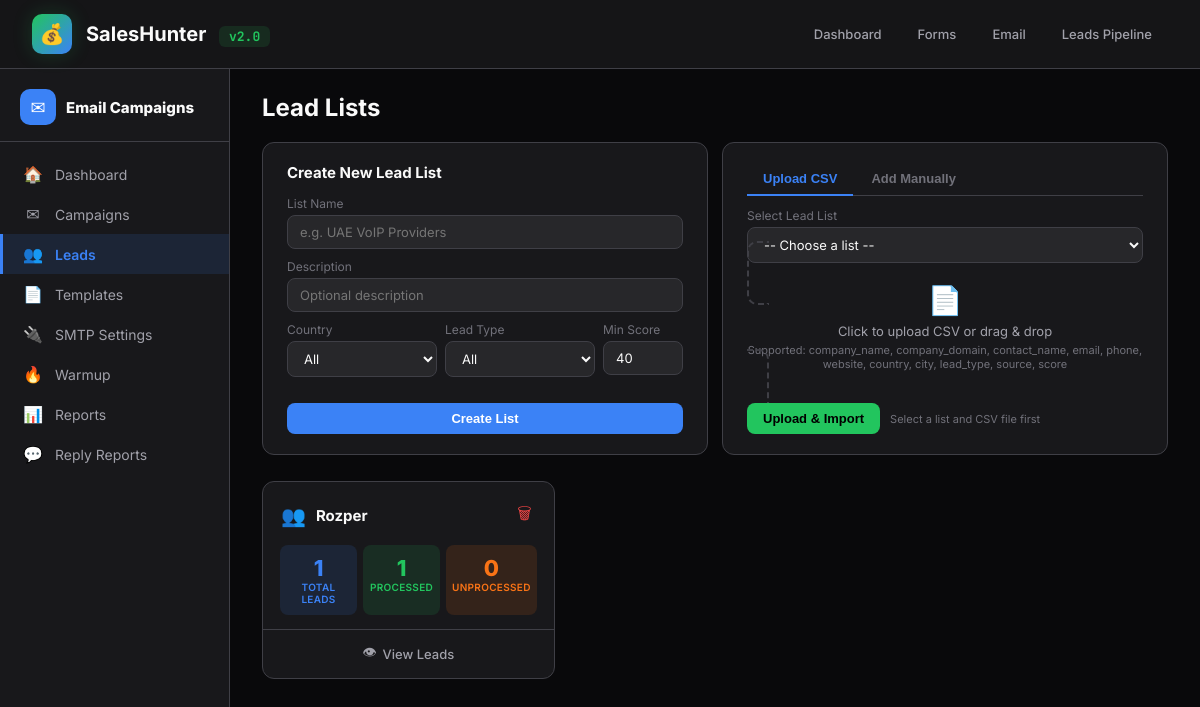
The page /email/leads/ on the database its author committed.
### leads/models.py (models this page shows, shortened)
class LeadList(models.Model):
    name = models.CharField(max_length=255)
    description = models.TextField(blank=True)
    leads = models.ManyToManyField(Lead, blank=True, related_name='lead_lists')
    created_at = models.DateTimeField(default=timezone.now)
    class Meta:
        ordering = ['-created_at']

### leads/views.py (the view, shortened to what this page needs)
# urls.py: path('email/leads/', views.email_leads, name='email_leads'),
def email_leads(request):
    lead_lists = LeadList.objects.all()
    lead_lists = lead_lists.annotate(
        total_leads=Count('leads'),
        processed=Count('leads', filter=Q(leads__email_sent=True) | Q(leads__form_filled=True)),
        unprocessed=Count('leads', filter=Q(leads__email_sent=False, leads__form_filled=False)),
    )
    countries = Lead.objects.values_list('country', flat=True).distinct().order_by('country')
    context = {
        'active_tab': 'leads',
        'lead_lists': lead_lists,
        'countries': countries,
        'lead_types': LeadType.choices,
        'sources': LeadSource.choices,
    }
    return render(request, 'leads/email/leads.html', context)

### leads/context_processors.py (called while the page is built)
def recent_sessions(request):
    return {
        'recent_sessions': SearchSession.objects.order_by('-created_at')[:20]
    }

### leads/templates/leads/email/leads.html (shortened to what this page needs)
{% extends "leads/email_base.html" %}
{% load humanize %}
{% block email_content %}
<div style="display:flex;align-items:center;justify-content:space-between;margin-bottom:20px;">
  <h2>Lead Lists</h2>
</div>
<div class="top-grid">
  <div class="card" style="display:flex;flex-direction:column;">
    <h3 style="margin-bottom:14px;">Create New Lead List</h3>
    <form method="post" style="display:flex;flex-direction:column;gap:10px;flex:1;">
      <div>
        <label class="field-label">List Name</label>
        <input type="text" name="name" placeholder="e.g. UAE VoIP Providers" required style="width:100%;">
      </div>
      <div>
        <label class="field-label">Description</label>
        <input type="text" name="description" placeholder="Optional description" style="width:100%;">
      </div>
      <div style="display:grid;grid-template-columns:1fr 1fr 80px;gap:8px;">
        <div>
          <label class="field-label">Country</label>
          <select name="country" style="width:100%;">
            <option value="">All</option>
          </select>
        </div>
        <div>
          <label class="field-label">Lead Type</label>
          <select name="lead_type" style="width:100%;">
            <option value="">All</option>
          </select>
        </div>
        <div>
          <label class="field-label">Min Score</label>
          <input type="number" name="min_score" value="40" style="width:100%;">
        </div>
      </div>
      <div style="margin-top:auto;padding-top:6px;">
        <button type="submit" class="btn btn-blue" style="width:100%;">Create List</button>
      </div>
    </form>
  </div>
  <div class="card">
    <div class="tab-bar">
      <button class="tab-btn active" data-tab="csv-tab">Upload CSV</button>
      <button class="tab-btn" data-tab="manual-tab">Add Manually</button>
    </div>
    <div class="tab-pane active" id="csv-tab">
      <form method="post" action="{% url 'email_leads_upload' %}" enctype="multipart/form-data">
        <div>
          <label class="field-label">Select Lead List</label>
          <select name="lead_list" required id="csv-list-select" style="width:100%;">
            <option value="">-- Choose a list --</option>
          </select>
        </div>
        <label class="upload-area" id="upload-area" for="csv-file-input">
          <div style="font-size:28px;margin-bottom:6px;">&#128196;</div>
          <div style="font-size:13px;color:var(--text-muted);">Click to upload CSV or drag &amp; drop</div>
          <div style="font-size:11px;color:var(--text-dim);margin-top:4px;">Supported: company_name, company_domain, contact_name, email, phone, website, country, city, lead_type, source, score</div>
        </label>
        <div style="margin-top:12px;display:flex;gap:10px;align-items:center;">
          <button type="submit" class="btn btn-green" id="upload-btn" disabled>Upload &amp; Import</button>
          <span style="font-size:11px;color:var(--text-dim);" id="upload-hint">Select a list and CSV file first</span>
        </div>
      </form>
    </div>
  </div>
</div>
{% if lead_lists %}
<div style="display:grid;grid-template-columns:repeat(auto-fill,minmax(280px,1fr));gap:14px;">
  {% for ll in lead_lists %}
  <div class="card" style="padding:0;overflow:hidden;">
    <div style="padding:16px 18px 12px;display:flex;align-items:center;justify-content:space-between;">
      <div style="display:flex;align-items:center;gap:10px;">
        <span style="font-size:20px;">&#128101;</span>
        <span style="font-size:15px;font-weight:700;color:var(--text);">{{ ll.name }}</span>
      </div>
      <form method="post" action="{% url 'email_leads_delete' ll.pk %}" style="display:inline;" onsubmit="return confirm('Delete this list?');">
        <button type="submit" style="background:none;border:none;cursor:pointer;font-size:16px;color:var(--red);padding:4px;" title="Delete">&#128465;</button>
      </form>
    </div>
    <div style="display:grid;grid-template-columns:1fr 1fr 1fr;gap:0;padding:0 14px 14px;">
      <div style="text-align:center;padding:10px 6px;background:var(--blue-bg);border-radius:8px;margin:0 3px;">
        <div style="font-size:22px;font-weight:800;color:var(--blue);">{{ ll.total_leads|intcomma }}</div>
        <div style="font-size:10px;font-weight:600;color:var(--blue);text-transform:uppercase;letter-spacing:0.3px;">Total Leads</div>
      </div>
      <div style="text-align:center;padding:10px 6px;background:var(--green-bg);border-radius:8px;margin:0 3px;">
        <div style="font-size:22px;font-weight:800;color:var(--green);">{{ ll.processed|intcomma }}</div>
        <div style="font-size:10px;font-weight:600;color:var(--green);text-transform:uppercase;letter-spacing:0.3px;">Processed</div>
      </div>
      <div style="text-align:center;padding:10px 6px;background:var(--orange-bg);border-radius:8px;margin:0 3px;">
        <div style="font-size:22px;font-weight:800;color:var(--orange);">{{ ll.unprocessed|intcomma }}</div>
        <div style="font-size:10px;font-weight:600;color:var(--orange);text-transform:uppercase;letter-spacing:0.3px;">Unprocessed</div>
      </div>
    </div>
    <a href="{% url 'email_leads_detail' ll.pk %}" style="display:flex;align-items:center;justify-content:center;gap:6px;padding:12px;border-top:1px solid var(--border);color:var(--text-muted);font-size:13px;font-weight:500;text-decoration:none;transition:all .12s;">
      <span style="font-size:14px;">&#128065;</span> View Leads
    </a>
  </div>
  {% endfor %}
</div>
{% else %}
<div class="card" style="text-align:center;padding:40px;color:var(--text-dim);">No lead lists yet. Create one above or upload a CSV.</div>
{% endif %}
{% endblock %}

### templates/base.html (style rules this page uses)
* { margin:0;padding:0;box-sizing:border-box; }
:root { --bg:#09090b;--surface:#18181b;--surface2:#27272a;--border:#3f3f46;--border-light:#52525b; --text:#fafafa;--text-muted:#a1a1aa;--text-dim:#71717a; --green:#22c55e;--green-bg:rgba(34,197,94,0.12); --blue:#3b82f6;--blue-bg:rgba(59,130,246,0.12); --purple:#a855f7;--purple-bg:rgba(168,85,247,0.12); --orange:#f97316;--orange-bg:rgba(249,115,22,0.12); --cyan:#06b6d4;--cyan-bg:rgba(6,182,212,0.1); --yellow:#eab308;--yellow-bg:rgba(234,179,8,0.1); --red:#ef4444;--red-bg:rgba(239,68,68,0.1); --pink:#ec4899; }
body { font-family:'Inter',sans-serif;background:var(--bg);color:var(--text);min-height:100vh; }
a { color:var(--blue);text-decoration:none; }
.card { background:var(--surface);border:1px solid var(--border);border-radius:12px;padding:20px 24px;margin-bottom:12px; }
.card h3 { font-size:15px;font-weight:700;margin-bottom:10px; }
.btn { display:inline-block;padding:8px 16px;border-radius:8px;font-size:13px;font-weight:600;border:none;cursor:pointer;transition:all .15s;text-decoration:none; }
.btn-green { background:var(--green);color:#000; }
.btn-blue { background:var(--blue);color:#fff; }
input,select { background:var(--surface2);border:1px solid var(--border);color:var(--text);padding:8px 12px;border-radius:8px;font-size:13px;font-family:'Inter',sans-serif; }

### leads/templates/leads/email/leads.html (style rules this page uses)
.upload-area { border:2px dashed var(--border);border-radius:10px;padding:20px;text-align:center;cursor:pointer;transition:all .15s;margin-top:10px; }
.top-grid { display:grid;grid-template-columns:1fr 1fr;gap:14px;margin-bottom:14px; }
.tab-bar { display:flex;gap:2px;margin-bottom:12px;border-bottom:1px solid var(--border);padding-bottom:0; }
.tab-btn { background:none;border:none;color:var(--text-dim);font-size:13px;font-weight:600;padding:8px 16px;cursor:pointer;border-bottom:2px solid transparent;margin-bottom:-1px;transition:all .12s; }
.tab-btn.active { color:var(--blue);border-bottom-color:var(--blue); }
.tab-pane { display:none; }
.tab-pane.active { display:block; }
.field-label { font-size:12px;color:var(--text-dim);display:block;margin-bottom:4px; }

### rows shown on the page
LeadList: name "Rozper", total_leads "1", processed "1", unprocessed "0"
